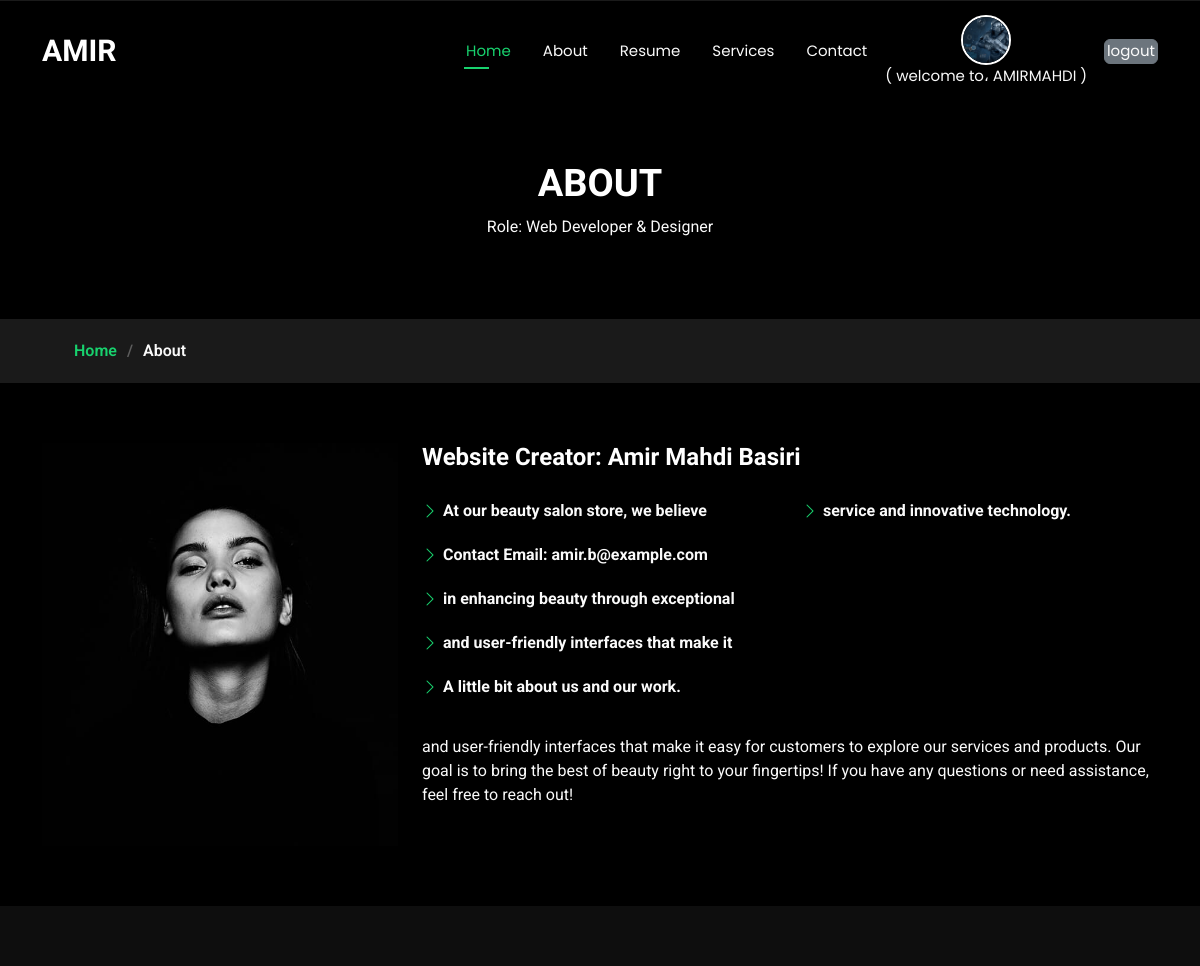
The page /about/ (signed in) on the database its author committed.
### root/models.py (models this page shows, shortened)
class UserProfile(models.Model):
    user = models.OneToOneField(User, on_delete=models.CASCADE)
    image = models.ImageField(upload_to='profile_pics/', null=True, blank=True, default='profile_pics/11.jpg')
    reset_code = models.CharField(max_length=6, null=True, blank=True)

class About(models.Model):
    PAGE_NAME = models.CharField(max_length=100, default="test")
    A_LITTLE_ABOUT_US = models.CharField(max_length=100, default="test")
    CREATOR_NAME = models.CharField(max_length=100, default="test")
    ROLE = models.CharField(max_length=100, default="test")
    EMAIL = models.CharField(max_length=100, default="test")
    SERVICES = models.CharField(max_length=100, default="test")
    INTERESTS = models.CharField(max_length=100, default="test")
    ONLINE_PRESENTATION = models.CharField(max_length=100, default="test")
    WORK_HISTORY = models.CharField(max_length=100, default="test")
    DESCRIPTION = models.TextField(default="test")
    scheduled = models.DateTimeField(default=timezone.now)
    status = models.BooleanField(default=False)
    created_at = models.DateTimeField(auto_now_add=True)
    updated_at = models.DateTimeField(auto_now=True)
    class Meta:
        ordering = ('created_at',)

### root/views.py (the view)
# urls.py: path('about/', about, name='about'),
def about(request):
    abouts = About.objects.filter(status=True)
    return render(request, "root/about.html", {"abouts": abouts})

### templates/root/about.html (shortened to what this page needs)
{% extends "base.html" %}
{% load static %}
{% block 'content' %}
  <main class="main">
    <div class="page-title" data-aos="fade">
      <div class="heading">
        <div class="container">
          <div class="row d-flex justify-content-center text-center">
            {% for about in abouts %}
            <div class="col-lg-8">
              <h1>{{about.PAGE_NAME}}</h1>
              <p class="mb-0">{{about.A_LITTLE_ABOUT_US}}</p>
            </div>
            {% endfor %}
          </div>
        </div>
      </div>
      <nav class="breadcrumbs">
        <div class="container">
          <ol>
            <li><a href="{% url 'root:home' %}">Home</a></li>
            <li class="current">About</li>
          </ol>
        </div>
      </nav>
    </div>
    <section id="about" class="about section">
      <div class="container" data-aos="fade-up" data-aos-delay="100">
        <div class="row gy-4 justify-content-center">
          <div class="col-lg-4">
            <img src="{% static 'assets/img/profile-img.jpg' %}" class="img-fluid" alt="">
          </div>
          {% for about in abouts %}
          <div class="col-lg-8 content">
            <h2>{{about.CREATOR_NAME}}</h2>
            <div class="row">
              <div class="col-lg-6">
                <ul>
                  <li><i class="bi bi-chevron-right"></i> <strong>{{about.ROLE}}</strong></li>
                  <li><i class="bi bi-chevron-right"></i> <strong>{{about.EMAIL}}</strong></li>
                  <li><i class="bi bi-chevron-right"></i> <strong>{{about.SERVICES}}</strong></li>
                  <li><i class="bi bi-chevron-right"></i> <strong>{{about.INTERESTS}}</strong></li>
                  <li><i class="bi bi-chevron-right"></i> <strong>{{about.ONLINE_PRESENTATION}}</strong></li>
                </ul>
              </div>
              <div class="col-lg-6">
                <ul>
                  <li><i class="bi bi-chevron-right"></i> <strong>{{about.WORK_HISTORY}}</strong></li>
                </ul>
              </div>
            </div>
            <p class="py-3">
              {{about.DESCRIPTION}}
            </p>
          </div>
        </div>
        {% endfor %}
      </div>
    </section>
  </main>
  {% endblock 'content' %}

### templates/base.html (shortened to what this page needs)
{% load static %}
<!DOCTYPE html>
<html lang="en">
<head>
  <link href="{% static 'assets/vendor/bootstrap/css/bootstrap.min.css' %}" rel="stylesheet">
  <link href="{% static 'assets/vendor/bootstrap-icons/bootstrap-icons.css' %}" rel="stylesheet">
  <link href="{% static 'assets/vendor/aos/aos.css' %}" rel="stylesheet">
  <link href="{% static 'assets/vendor/swiper/swiper-bundle.min.css' %}" rel="stylesheet">
  <link href="{% static 'assets/vendor/glightbox/css/glightbox.min.css' %}" rel="stylesheet">
  <link href="{% static 'assets/css/main.css' %}" rel="stylesheet">
</head>
<body class="index-page">
  <header id="header" class="header d-flex align-items-center fixed-top">
    <div class="container-fluid container-xl position-relative d-flex align-items-center justify-content-between">
      <a href="{% url 'root:home' %}" class="logo d-flex align-items-center">
        <h1 class="sitename">AMIR</h1>
      </a>
      <nav id="navmenu" class="navmenu">
        <ul>
          <li><a href={% url 'root:home' %} class="active">Home</a></li>
          <li><a href={% url 'root:about' %}>About</a></li>
          <li><a href={% url 'root:resume' %}>Resume</a></li>
          <li><a href={% url 'root:services' %}>Services</a></li>
          <li><a href={% url 'root:contact' %}>Contact</a></li>
          {% if user.is_authenticated %}
            <a href="{% url 'root:Change' %}" class="nav-link text-center">
              <img src="{% if user.userprofile.image %}{{ user.userprofile.image.url }}{% else %}/media/profile_pics/default.jpg{% endif %}"
                   alt="Profile Icon" class="profile-icon">
                   <span>( welcome to، {{ user.first_name}} )</span>
          </a>
          <span class="separator">ㅤ</span>
              <a href="{% url 'root:logout' %}" class="btn btn-secondary">logout</a>
          {% endif %}
        </ul>
      </nav>
    </div>
  </header>
{% block 'content' %}
{% endblock 'content' %}
  <footer id="footer" class="footer dark-background">
  </footer>
</body>
</html>

### static/assets/css/main.css (style rules this page uses)
:root { --default-font: "Roboto", system-ui, -apple-system, "Segoe UI", Roboto, "Helvetica Neue", Arial, "Noto Sans", "Liberation Sans", sans-serif, "Apple Color Emoji", "Segoe UI Emoji", "Segoe UI Symbol", "Noto Color Emoji"; --heading-font: "Raleway", sans-serif; --nav-font: "Poppins", sans-serif; }
:root { --background-color: #000000; --default-color: #fafafa; --heading-color: #ffffff; --accent-color: #18d26e; --surface-color: #1a1a1a; --contrast-color: #000000; }
:root { --nav-color: #fafafa; --nav-hover-color: #18d26e; --nav-mobile-background-color: #1a1a1a; --nav-dropdown-background-color: #1a1a1a; --nav-dropdown-color: #fafafa; --nav-dropdown-hover-color: #18d26e; }
.dark-background { --background-color: rgba(15, 15, 15, 0.975); --default-color: #ffffff; --heading-color: #ffffff; --surface-color: #292929f9; --contrast-color: #000000; }
:root { scroll-behavior: smooth; }
body { color: var(--default-color); background-color: var(--background-color); font-family: var(--default-font); }
a { color: var(--accent-color); text-decoration: none; transition: 0.3s; }
h1, h2, h3, h4, h5, h6 { color: var(--heading-color); font-family: var(--heading-font); }
.header { --background-color: rgba(0, 0, 0, 0); color: var(--default-color); background-color: var(--background-color); padding: 15px 0; transition: all 0.5s; z-index: 997; }
.header .logo { line-height: 1; }
.header .logo h1 { font-size: 30px; margin: 0; font-weight: 700; color: var(--heading-color); }
@media (min-width: 1200px) { .navmenu { padding: 0; } }
@media (min-width: 1200px) { .navmenu ul { margin: 0; padding: 0; display: flex; list-style: none; align-items: center; } }
@media (min-width: 1200px) { .navmenu li { position: relative; } }
@media (min-width: 1200px) { .navmenu>ul>li { white-space: nowrap; padding: 15px 14px; } }
@media (min-width: 1200px) { .navmenu a, .navmenu a:focus { color: var(--nav-color); font-size: 15px; padding: 0 2px; font-family: var(--nav-font); font-weight: 400; display: flex; align-items: center; justify-content: space-between; white-space: nowrap; transition: 0.3s; position: relative; } }
@media (min-width: 1200px) { .navmenu>ul>li>a:before { content: ""; position: absolute; height: 2px; bottom: -6px; left: 0; background-color: var(--nav-hover-color); visibility: hidden; width: 0px; transition: all 0.3s ease-in-out 0s; } }
@media (min-width: 1200px) { .navmenu a:hover:before, .navmenu li:hover>a:before, .navmenu .active:before { visibility: visible; width: 25px; } }
@media (min-width: 1200px) { .navmenu li:hover>a, .navmenu .active, .navmenu .active:focus { color: var(--nav-hover-color); } }
.footer { color: var(--default-color); background-color: var(--background-color); font-size: 14px; text-align: center; padding: 30px 0; position: relative; }
.page-title { color: var(--default-color); background-color: var(--background-color); position: relative; }
.page-title .heading { padding: 160px 0 80px 0; border-top: 1px solid color-mix(in srgb, var(--default-color), transparent 90%); }
.page-title .heading h1 { font-size: 38px; font-weight: 700; }
.page-title nav { background-color: color-mix(in srgb, var(--default-color), transparent 90%); padding: 20px 0; }
.page-title nav ol { display: flex; flex-wrap: wrap; list-style: none; margin: 0; font-size: 16px; font-weight: 600; }
.page-title nav ol li+li { padding-left: 10px; }
.page-title nav ol li+li::before { content: "/"; display: inline-block; padding-right: 10px; color: color-mix(in srgb, var(--default-color), transparent 70%); }
section, .section { color: var(--default-color); background-color: var(--background-color); padding: 60px 0; scroll-margin-top: 100px; overflow: clip; }
.about .content h2 { font-weight: 700; font-size: 24px; }
.about .content ul { list-style: none; padding: 0; }
.about .content ul li { margin-bottom: 20px; display: flex; align-items: center; }
.about .content ul strong { margin-right: 10px; }
.about .content ul i { font-size: 16px; margin-right: 5px; color: var(--accent-color); line-height: 0; }

### templates/base.html (style rules this page uses)
.profile-icon { width: 50px; height: 50px; border-radius: 50%; object-fit: cover; border: 2px solid #fff; display: block; margin: 0 auto; }
.nav-link { display: flex; flex-direction: column; align-items: center; text-decoration: none; color: black; }

### rows shown on the page
About: PAGE_NAME "ABOUT", A_LITTLE_ABOUT_US "Role: Web Developer & Designer", CREATOR_NAME "Website Creator: Amir Mahdi Basiri", ROLE "At our beauty salon store, we believe", EMAIL "Contact Email: amir.b@example.com", SERVICES "in enhancing beauty through exceptional", INTERESTS "and user-friendly interfaces that make it", ONLINE_PRESENTATION "A little bit about us and our work.", WORK_HISTORY "service and innovative technology.", DESCRIPTION "and user-friendly interfaces that make it easy for customers to explore our services and products. Our goal is to bring the best of beauty right to your fingertips! If you have any questions or need assistance, feel free to reach out!"

### other values the page prints
{{ user.first_name }} "AMIRMAHDI"
